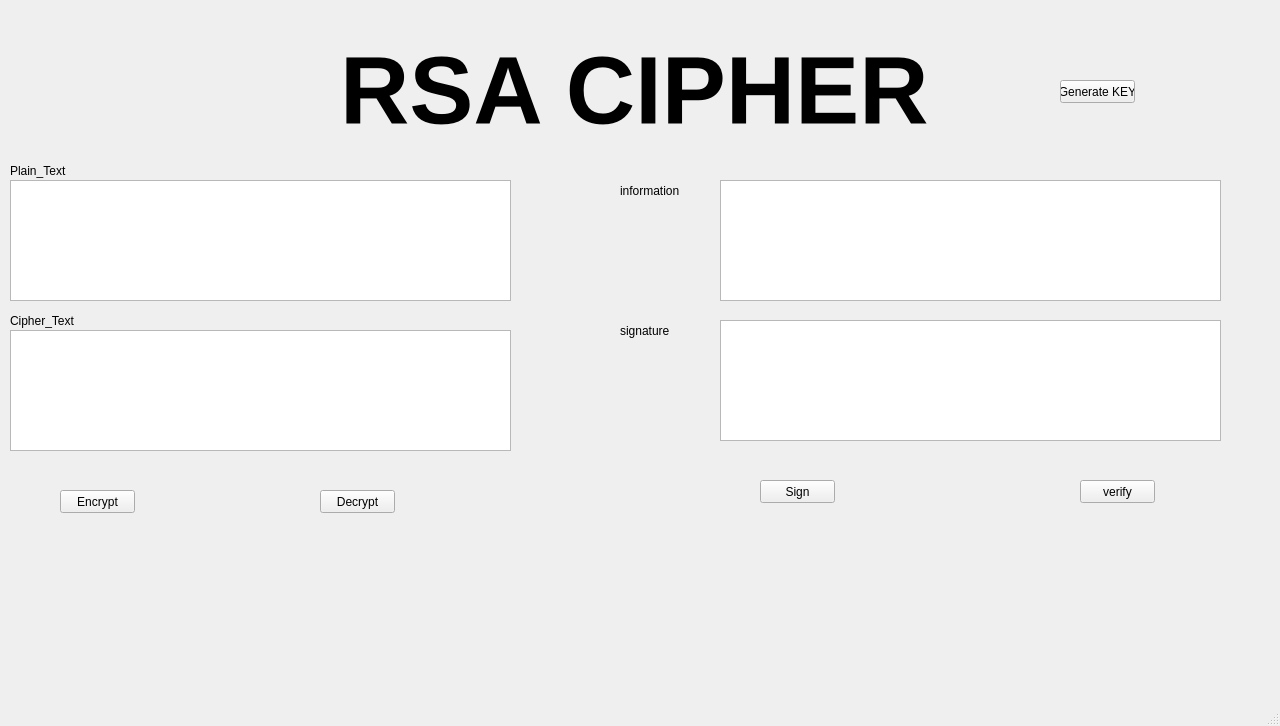
<?xml version="1.0" encoding="UTF-8"?>
<ui version="4.0">
 <class>MainWindow</class>
 <widget class="QMainWindow" name="MainWindow">
  <property name="geometry">
   <rect>
    <x>0</x>
    <y>0</y>
    <width>1280</width>
    <height>726</height>
   </rect>
  </property>
  <property name="windowTitle">
   <string>MainWindow</string>
  </property>
  <widget class="QWidget" name="centralwidget">
   <widget class="QLabel" name="label">
    <property name="geometry">
     <rect>
      <x>340</x>
      <y>20</y>
      <width>621</width>
      <height>141</height>
     </rect>
    </property>
    <property name="font">
     <font>
      <pointsize>72</pointsize>
      <weight>75</weight>
      <bold>true</bold>
     </font>
    </property>
    <property name="text">
     <string>RSA CIPHER</string>
    </property>
   </widget>
   <widget class="QTextEdit" name="Txt_PlainText">
    <property name="geometry">
     <rect>
      <x>10</x>
      <y>180</y>
      <width>501</width>
      <height>121</height>
     </rect>
    </property>
   </widget>
   <widget class="QTextEdit" name="Txt_CipherText">
    <property name="geometry">
     <rect>
      <x>10</x>
      <y>330</y>
      <width>501</width>
      <height>121</height>
     </rect>
    </property>
   </widget>
   <widget class="QTextEdit" name="Txt_info">
    <property name="geometry">
     <rect>
      <x>720</x>
      <y>180</y>
      <width>501</width>
      <height>121</height>
     </rect>
    </property>
   </widget>
   <widget class="QTextEdit" name="Txt_signature">
    <property name="geometry">
     <rect>
      <x>720</x>
      <y>320</y>
      <width>501</width>
      <height>121</height>
     </rect>
    </property>
   </widget>
   <widget class="QLabel" name="label_2">
    <property name="geometry">
     <rect>
      <x>10</x>
      <y>160</y>
      <width>91</width>
      <height>21</height>
     </rect>
    </property>
    <property name="text">
     <string>Plain_Text</string>
    </property>
   </widget>
   <widget class="QLabel" name="label_3">
    <property name="geometry">
     <rect>
      <x>10</x>
      <y>310</y>
      <width>91</width>
      <height>21</height>
     </rect>
    </property>
    <property name="text">
     <string>Cipher_Text</string>
    </property>
   </widget>
   <widget class="QLabel" name="label_4">
    <property name="geometry">
     <rect>
      <x>620</x>
      <y>320</y>
      <width>91</width>
      <height>21</height>
     </rect>
    </property>
    <property name="text">
     <string>signature</string>
    </property>
   </widget>
   <widget class="QLabel" name="label_5">
    <property name="geometry">
     <rect>
      <x>620</x>
      <y>180</y>
      <width>91</width>
      <height>21</height>
     </rect>
    </property>
    <property name="text">
     <string>information</string>
    </property>
   </widget>
   <widget class="QPushButton" name="Btn_GenerateKeys">
    <property name="geometry">
     <rect>
      <x>1060</x>
      <y>80</y>
      <width>75</width>
      <height>23</height>
     </rect>
    </property>
    <property name="text">
     <string>Generate KEY</string>
    </property>
   </widget>
   <widget class="QPushButton" name="Btn_Encrypt">
    <property name="geometry">
     <rect>
      <x>60</x>
      <y>490</y>
      <width>75</width>
      <height>23</height>
     </rect>
    </property>
    <property name="text">
     <string>Encrypt</string>
    </property>
   </widget>
   <widget class="QPushButton" name="Btn_Decrypt">
    <property name="geometry">
     <rect>
      <x>320</x>
      <y>490</y>
      <width>75</width>
      <height>23</height>
     </rect>
    </property>
    <property name="text">
     <string>Decrypt</string>
    </property>
   </widget>
   <widget class="QPushButton" name="Btn_Sign">
    <property name="geometry">
     <rect>
      <x>760</x>
      <y>480</y>
      <width>75</width>
      <height>23</height>
     </rect>
    </property>
    <property name="text">
     <string>Sign</string>
    </property>
   </widget>
   <widget class="QPushButton" name="Btn_Verify">
    <property name="geometry">
     <rect>
      <x>1080</x>
      <y>480</y>
      <width>75</width>
      <height>23</height>
     </rect>
    </property>
    <property name="text">
     <string>verify</string>
    </property>
   </widget>
  </widget>
  <widget class="QMenuBar" name="menubar">
   <property name="geometry">
    <rect>
     <x>0</x>
     <y>0</y>
     <width>1280</width>
     <height>21</height>
    </rect>
   </property>
  </widget>
  <widget class="QStatusBar" name="statusbar"/>
 </widget>
 <resources/>
 <connections/>
</ui>
